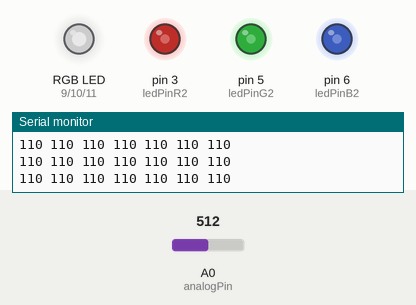
A sketch run on a simulated Arduino Uno, built with avr-gcc and run on an emulated ATmega328P. On the bench: an RGB LED mixed from three pins (HIGH = lit), output pins drawn as LEDs (lit = HIGH), the last lines printed to the serial monitor. The test bench sets the inputs (shaded band); at power-on: A0 (analogPin) = 512. Dim RGB values are drawn brighter than linear; pins used as bus, display or sensor lines are not drawn.

Above: at 1.2 s.
1.3 s: A0 (analogPin) set to 491
At 1.9 s:
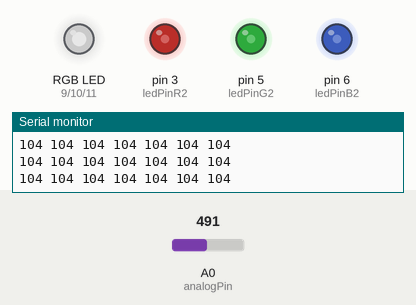
4.3 s: A0 (analogPin) set to 464
At 5.0 s:
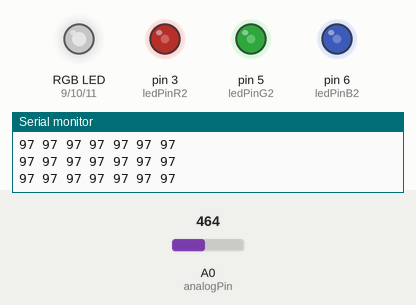
7.3 s: A0 (analogPin) set to 716
At 8.2 s:
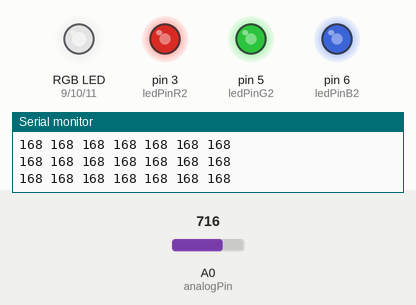
8.8 s: A0 (analogPin) set to 306
At 10.0 s:
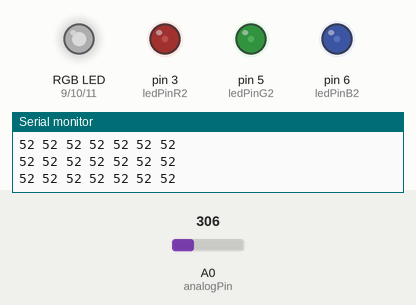
10.3 s: A0 (analogPin) set to 171
At 11.4 s:
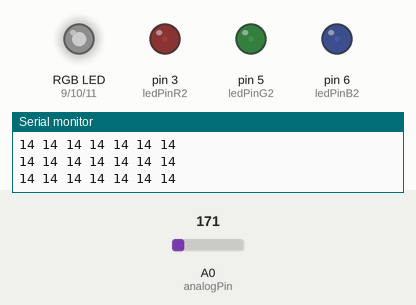
13.3 s: A0 (analogPin) set to 140
At 14.2 s:
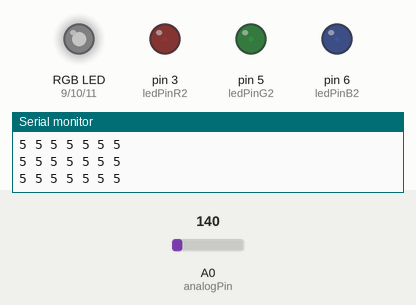
Timing chart, 0 to 15.8 s (numbered marks = the images above; inputs shaded):
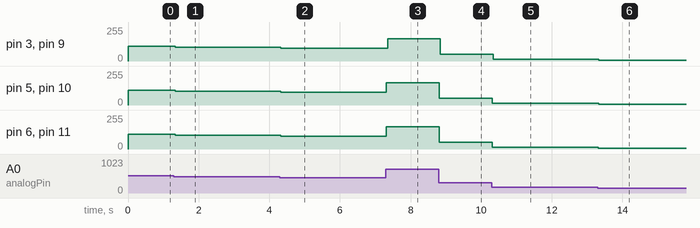

The sketch:

Audio_LED.ino
```cpp
//Edited from code used by http://www.instructables.com/id/Blinking-LEDs-to-the-Frequency-of-Musi/

int analogPin = 0; // MSGEQ7 OUT
int strobePin = 2; // MSGEQ7 STROBE
int resetPin = 4; // MSGEQ7 RESET
int spectrumValue[7];

// MSGEQ7 OUT pin produces values around 50-80
// when there is no input, so use this value to
// filter out a lot of the chaff.
int filterValue = 120;

// LED pins connected to the PWM pins on the Arduino

 //LED BASS
int ledPinR = 9;
int ledPinG = 10;
int ledPinB = 11;

// LED TREBLE
int ledPinR2 = 3;
int ledPinG2 = 5;
int ledPinB2 = 6;

void setup()
{
  Serial.begin(9600);
  // Read from MSGEQ7 OUT
  pinMode(analogPin, INPUT);
  // Write to MSGEQ7 STROBE and RESET
  pinMode(strobePin, OUTPUT);
  pinMode(resetPin, OUTPUT);

  // Set analogPin's reference voltage
  analogReference(DEFAULT); // 5V

  // Set startup values for pins
  digitalWrite(resetPin, LOW);
  digitalWrite(strobePin, HIGH);
}

void loop()
{
  // Set reset pin low to enable strobe
  digitalWrite(resetPin, HIGH);
  digitalWrite(resetPin, LOW);

  // Get all 7 spectrum values from the MSGEQ7
  for (int i = 0; i < 7; i++)
  {
    digitalWrite(strobePin, LOW);
    delayMicroseconds(30); // Allow output to settle

    spectrumValue[i] = analogRead(analogPin);

    // Constrain any value above 1023 or below filterValue
    spectrumValue[i] = constrain(spectrumValue[i], filterValue, 1023);

    //The reason it isn't changing color is because it's only being input to one value of the RBG scale.


    // Remap the value to a number between 0 and 255
    spectrumValue[i] = map(spectrumValue[i], filterValue, 1023, 0, 255);

    // Remove serial stuff after debugging
    Serial.print(spectrumValue[i]);
    Serial.print(" ");
    digitalWrite(strobePin, HIGH);
   }

   Serial.println();

   // Write the PWM values to the LEDs
   // I find that with three LEDs, these three spectrum values work the best
   analogWrite(ledPinR, spectrumValue[1]);
   analogWrite(ledPinG, spectrumValue[4]);
   analogWrite(ledPinB, spectrumValue[6]);

   //Treble LED
   analogWrite(ledPinR2, spectrumValue[1]);
   analogWrite(ledPinG2, spectrumValue[4]);
   analogWrite(ledPinB2, spectrumValue[6]);
}
```

Measured:
- after the input at 1.3 s, pin 3 (ledPinR2), pin 5 (ledPinG2), pin 6 (ledPinB2), pin 9 (ledPinR), pin 10 (ledPinG), pin 11 (ledPinB): 110/255 → 104/255 at once
- after the input at 4.3 s, pin 3 (ledPinR2), pin 5 (ledPinG2), pin 6 (ledPinB2), pin 9 (ledPinR), pin 10 (ledPinG), pin 11 (ledPinB): 104/255 → 97/255 at once
- after the input at 7.3 s, pin 3 (ledPinR2), pin 9 (ledPinR): 97/255 → 168/255 after 0.05 s; pin 5 (ledPinG2), pin 6 (ledPinB2), pin 10 (ledPinG), pin 11 (ledPinB): 97/255 → 168/255 at once
- after the input at 8.8 s, pin 3 (ledPinR2), pin 5 (ledPinG2), pin 6 (ledPinB2), pin 9 (ledPinR), pin 10 (ledPinG), pin 11 (ledPinB): 168/255 → 52/255 at once
- after the input at 10.3 s, pin 3 (ledPinR2), pin 5 (ledPinG2), pin 6 (ledPinB2), pin 9 (ledPinR), pin 10 (ledPinG), pin 11 (ledPinB): 52/255 → 14/255 at once
- after the input at 13.3 s, pin 3 (ledPinR2), pin 5 (ledPinG2), pin 6 (ledPinB2), pin 9 (ledPinR), pin 10 (ledPinG), pin 11 (ledPinB): 14/255 → 5/255 at once
